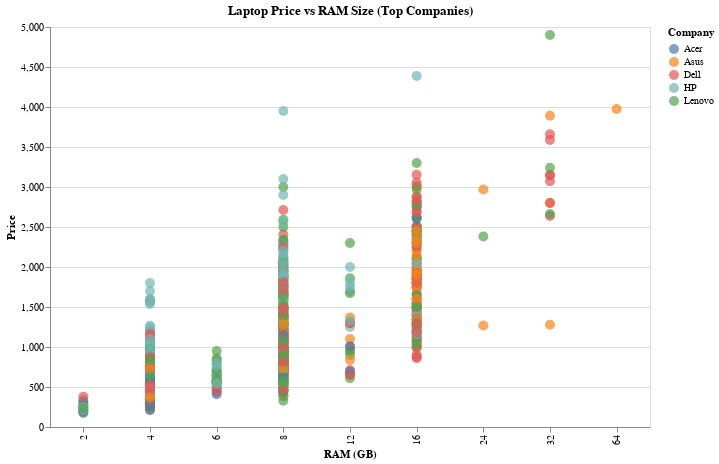

Notebook cell for this chart:
### Markdown cell above
Laptop Price vs RAM Size (Top Companies)

### Code cell
# Reduce the number of companies for clarity
top_companies = akv16['Company'].value_counts().nlargest(5).index
filtered_data = akv16[akv16['Company'].isin(top_companies)]

# Create a selection for companies
company_selection = alt.selection_point(fields=['Company'], bind='legend')

# Create the scatter plot with selection
scatter_plot = alt.Chart(filtered_data).mark_circle(size=100, opacity=0.7).encode(
    x=alt.X('Ram:O', title='RAM (GB)'),
    y=alt.Y('Price:Q', title='Price'),
    color=alt.condition(company_selection, 'Company:N', alt.value('lightgray')),  # Grey out unselected companies
    tooltip=['Company', 'Ram', 'Price']
).properties(
    title='Laptop Price vs RAM Size (Top Companies)',
    width=500,
    height=300
).add_params(company_selection)

scatter_plot = scatter_plot.interactive()

alt.themes.enable('dark') 

scatter_plot

### Figure 1 — Vega-Lite specification as saved in the notebook (floating-point values rounded to 4 significant figures; data arrays with more than 128 entries replaced by an {"elided": "..."} marker saying what was removed)
{"usermeta": {"embedOptions": {"theme": "dark"}}, "config": {"view": {"continuousWidth": 300, "continuousHeight": 300}}, "data": {"name": "data-1d7be88c80038c91e64ec580197c0f24"}, "mark": {"type": "circle", "opacity": 0.7, "size": 100}, "encoding": {"color": {"condition": {"param": "param_2", "field": "Company", "type": "nominal"}, "value": "lightgray"}, "tooltip": [{"field": "Company", "type": "nominal"}, {"field": "Ram", "type": "quantitative"}, {"field": "Price", "type": "quantitative"}], "x": {"field": "Ram", "title": "RAM (GB)", "type": "ordinal"}, "y": {"field": "Price", "title": "Price", "type": "quantitative"}}, "height": 400, "params": [{"name": "param_2", "select": {"type": "point", "fields": ["Company"]}, "bind": "legend"}, {"name": "param_3", "select": {"type": "interval", "encodings": ["x", "y"]}, "bind": "scales"}], "title": "Laptop Price vs RAM Size (Top Companies)", "width": 600, "$schema": "https://vega.github.io/schema/vega-lite/v5.20.1.json", "datasets": {"data-1d7be88c80038c91e64ec580197c0f24": {"elided": "1101 records"}}}
